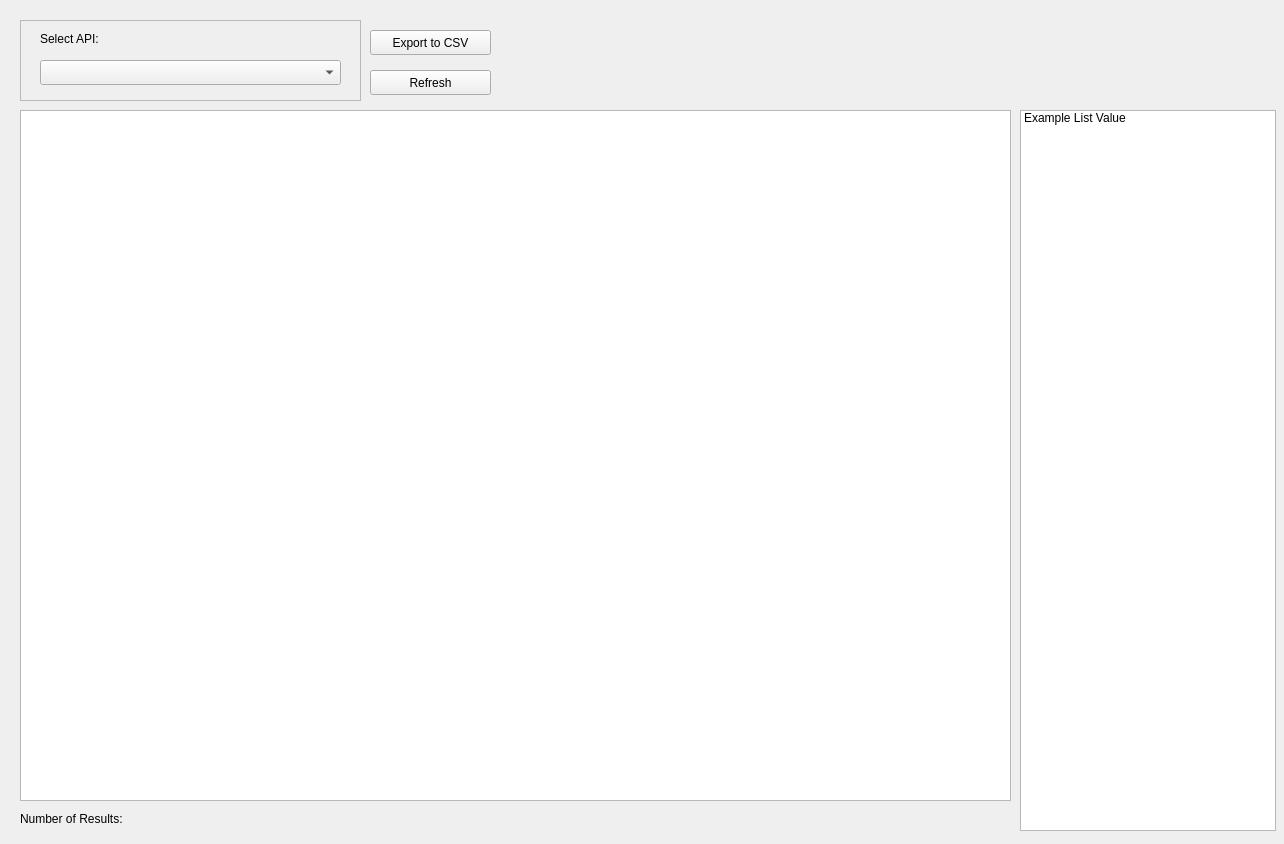
<?xml version="1.0" encoding="UTF-8"?>
<ui version="4.0">
 <class>MainWindow</class>
 <widget class="QFrame" name="MainWindow">
  <property name="geometry">
   <rect>
    <x>0</x>
    <y>0</y>
    <width>1284</width>
    <height>844</height>
   </rect>
  </property>
  <property name="windowTitle">
   <string>Form</string>
  </property>
  <widget class="QTableView" name="DevicesTable">
   <property name="geometry">
    <rect>
     <x>20</x>
     <y>110</y>
     <width>991</width>
     <height>691</height>
    </rect>
   </property>
   <property name="toolTipDuration" stdset="0">
    <number>0</number>
   </property>
  </widget>
  <widget class="QPushButton" name="Refresh">
   <property name="geometry">
    <rect>
     <x>370</x>
     <y>70</y>
     <width>121</width>
     <height>25</height>
    </rect>
   </property>
   <property name="text">
    <string>Refresh</string>
   </property>
  </widget>
  <widget class="QPushButton" name="Export">
   <property name="geometry">
    <rect>
     <x>370</x>
     <y>30</y>
     <width>121</width>
     <height>25</height>
    </rect>
   </property>
   <property name="text">
    <string>Export to CSV</string>
   </property>
  </widget>
  <widget class="QFrame" name="APIFrame">
   <property name="geometry">
    <rect>
     <x>20</x>
     <y>20</y>
     <width>341</width>
     <height>81</height>
    </rect>
   </property>
   <property name="frameShape">
    <enum>QFrame::StyledPanel</enum>
   </property>
   <property name="frameShadow">
    <enum>QFrame::Raised</enum>
   </property>
   <widget class="QComboBox" name="APIComboBox">
    <property name="geometry">
     <rect>
      <x>20</x>
      <y>40</y>
      <width>301</width>
      <height>25</height>
     </rect>
    </property>
    <property name="editable">
     <bool>false</bool>
    </property>
    <property name="currentText" stdset="0">
     <string/>
    </property>
   </widget>
   <widget class="QLabel" name="APITitle">
    <property name="geometry">
     <rect>
      <x>20</x>
      <y>10</y>
      <width>81</width>
      <height>17</height>
     </rect>
    </property>
    <property name="text">
     <string>Select API:</string>
    </property>
   </widget>
  </widget>
  <widget class="QListWidget" name="ColumnList">
   <property name="geometry">
    <rect>
     <x>1020</x>
     <y>110</y>
     <width>256</width>
     <height>721</height>
    </rect>
   </property>
   <item>
    <property name="text">
     <string>Example List Value</string>
    </property>
   </item>
  </widget>
  <widget class="QLabel" name="NumFoundLabel">
   <property name="geometry">
    <rect>
     <x>20</x>
     <y>810</y>
     <width>141</width>
     <height>17</height>
    </rect>
   </property>
   <property name="text">
    <string>Number of Results:</string>
   </property>
  </widget>
 </widget>
 <resources/>
 <connections/>
</ui>
